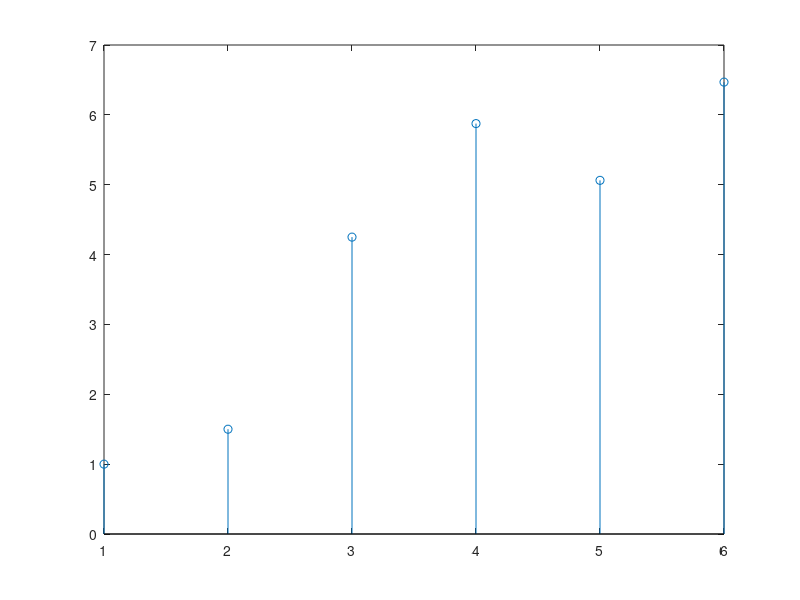
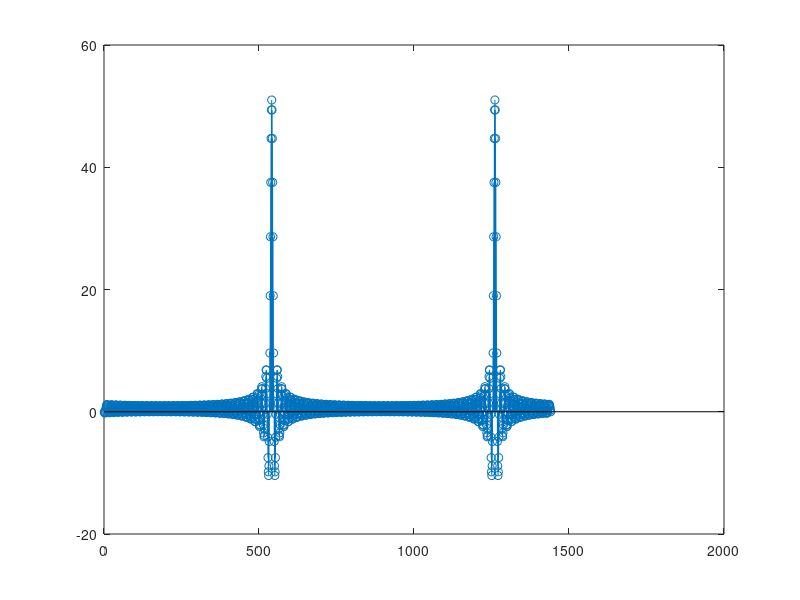

These charts were generated, in order, by the following MATLAB code:
%!/usr/bin/matlab
% Zhou Mo 2016
clear
%% part 1, 2.28
x = [ -.5 0 .5 1 ]; % -1:2
h = [ 1 1 1 ]; % -2:0
y = conv(x, h)
figure;
stem([-3:2],y);
pause;
clear;
%% part 2, 2.25
x = [ 1 2 3 4 2 1];
a = [ 1 .5 ];
b = [ 1 0 2 ];
y = filter(b, a, x)
stem(y)
clear
%% part 3
n = 0:100;
w = -pi:pi/720:pi;
x = cos(pi*n/2);
X = x * exp(-j * n' * w)
y = x .* exp(j * (pi/4) * n .* x);
w0 = pi/4;
Y1 = y * exp(-j * n' * w);
Y2 = x * exp(-j * n' * (w-w0));
figure
stem(Y1)
stem(Y2)
